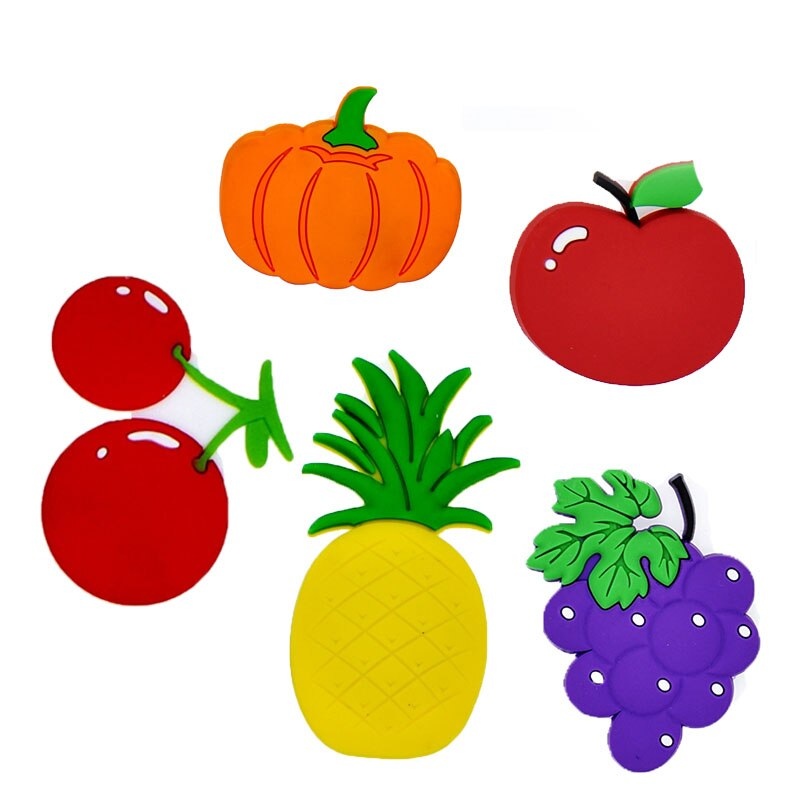
%> input picture MATLAB/buaah.jpg, 800 x 800 px
$ octave klasiikasi_buah_berdasarkan_tepi.m   (GNU Octave 9; MATLAB toolbox functions it lacks are replaced by stand-ins)
%> lines starting %> are read from the running program, lines starting %| are printed output that depends on the picture; in (x1, y1, x2, y2) boxes, pixels count from 0 and x2, y2 are one past the last pixel; in counts of white or black regions, pixels touching at a corner belong together; the program's own positions count from 1
clc; clear; close all; warning off all ;

buah = imread("buaah.jpg");
%> buah is the input picture: size 800x800x3 uint8; mean R, G, B 221, 196.8, 178.1
% figure, imshow(buah);


% mengkonversi citra rgb menjadi grayscale
buahtogray = double(rgb2gray(buah));
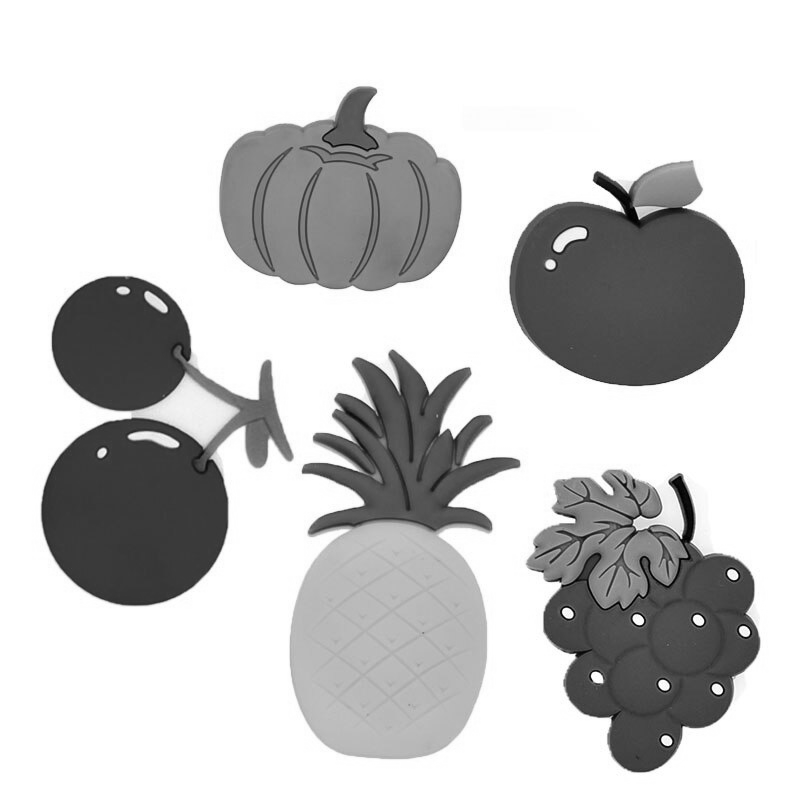
%> buahtogray: size 800x800 double; min 0, max 255, mean 201.9
% figure, imshow(buahtogray, []);

%konvolusi dengan operator roberts
robertshor = [0 1; - 1 0];
robertsver = [1 0; 0 -1];
Ix =  conv2(buahtogray, robertshor,'same');
Iy = conv2(buahtogray, robertsver, 'same');
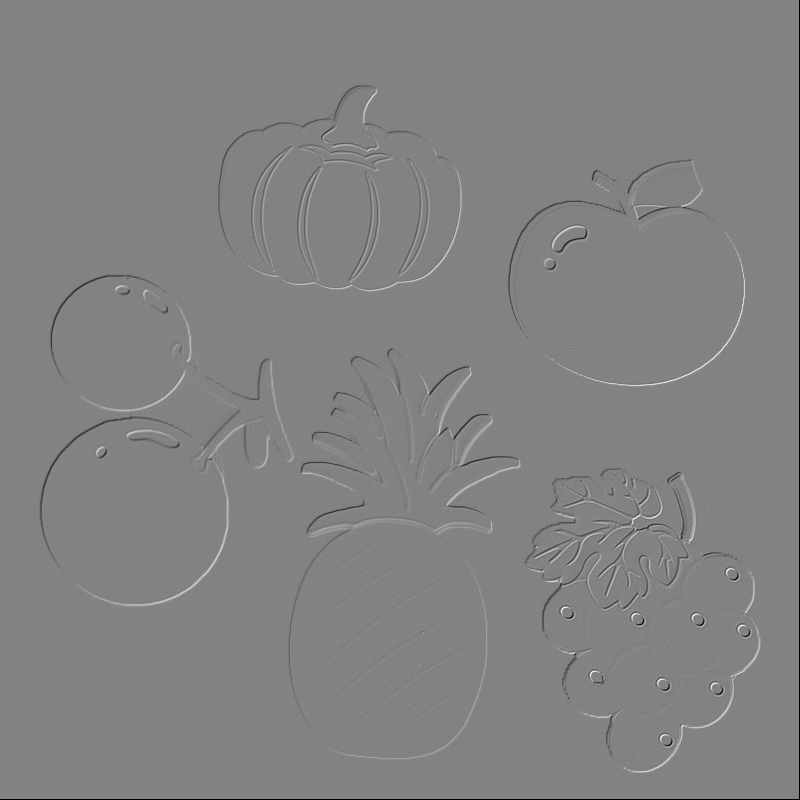
%> Iy: size 800x800 double; min -255, max 242, mean -0.6; drawn with min black and max white
J = sqrt((Ix.^2) + (Iy.^2));
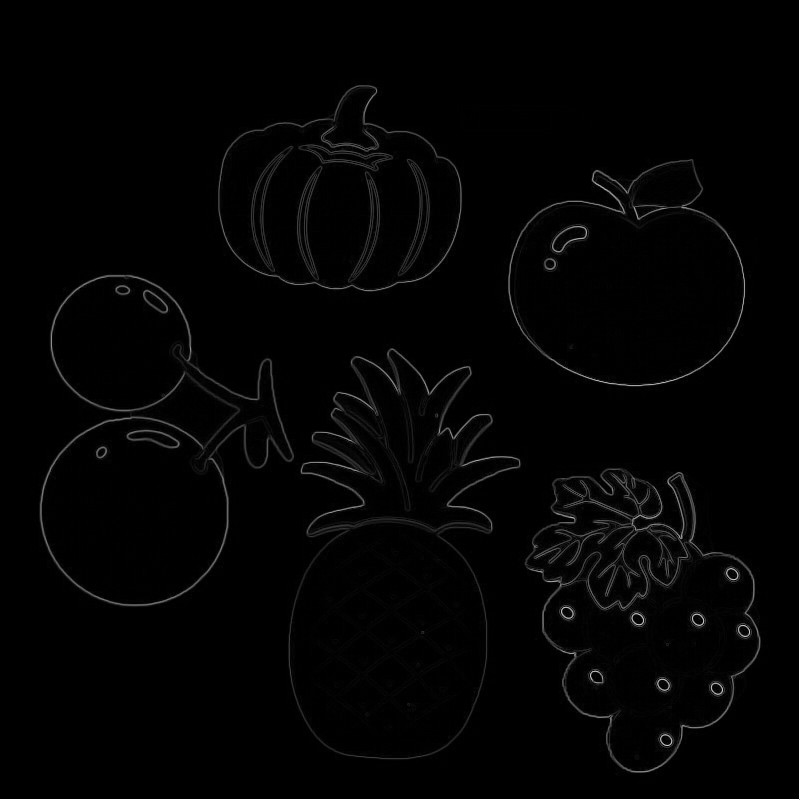
%> J: size 800x800 double; min 0, max 360.6, mean 5.6; drawn with min black and max white

% menampilkan citra hasil konvolusi
% figure, imshow(Ix, [])
% figure, imshow(Iy, [])
% figure, imshow(J, [])

% melakukan threesholidng citra untuk menghasilkan citra biner
K = uint8(J);
L = imbinarize(K, 0.08);
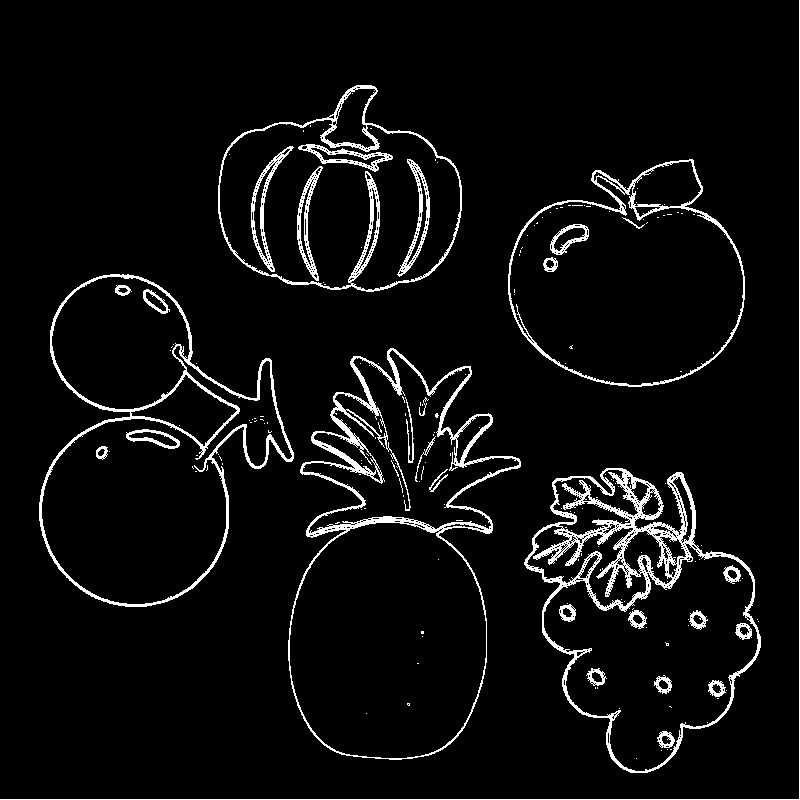
%> L: size 800x800 logical; 5.4% white in thin lines or dots
% figure, imshow(L);

% melakukan operasi morfologi
M = imfill(L,'holes');
%> M: size 800x800 logical; 37% white; 15 white regions (9 under 20 px), largest, box (x1, y1, x2, y2) and area: (288, 348, 521, 760) 61579, (39, 274, 294, 607) 51872, (524, 468, 761, 773) 46114, (508, 159, 745, 387) 39470, (218, 85, 462, 292) 36036, (0, 0, 800, 800) 1599
N = bwareaopen(M,10000);
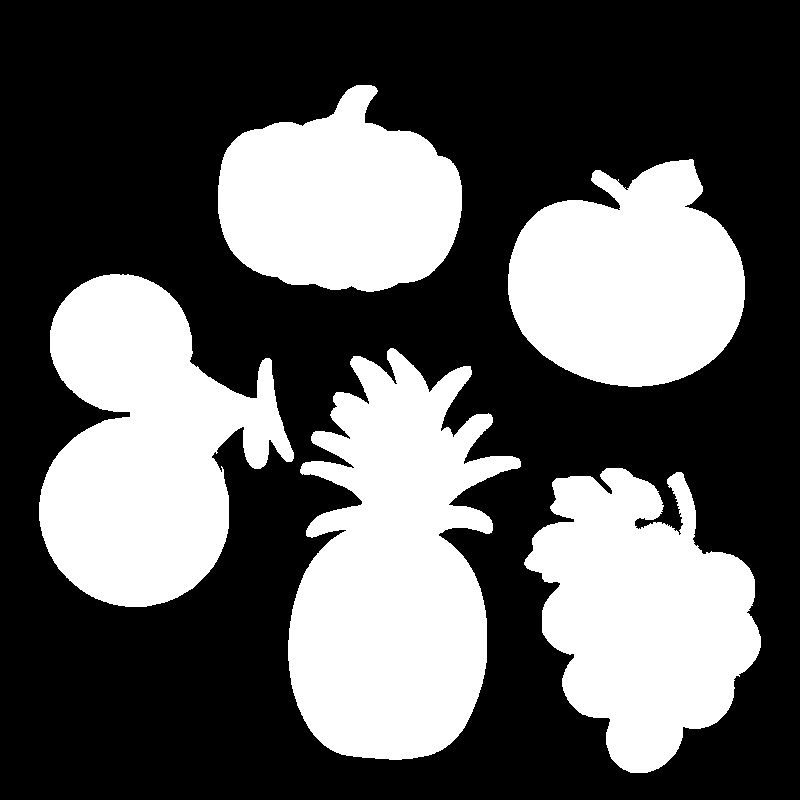
%> N: size 800x800 logical; 36.7% white; 5 white regions
% figure, imshow(M);
% figure, imshow(N);

%mengambil boudingx box masing-masing object
[labeled, numObjects] = bwlabel(N,8);
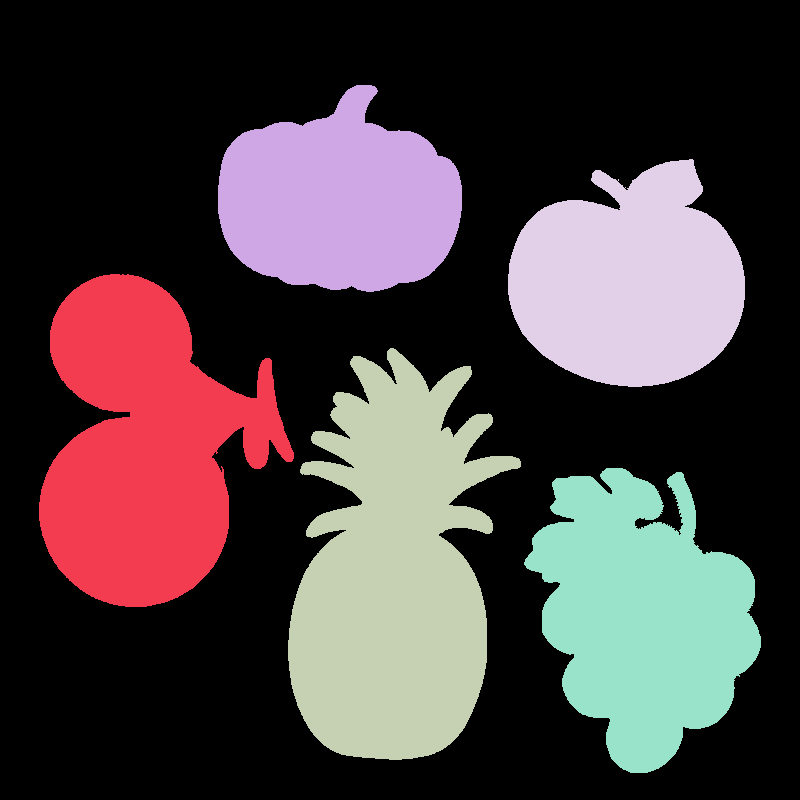
%> labeled: size 800x800 double; 6 distinct labels, from 0 to 5; one colour per label, 0 black
%> numObjects = 5
figure, imshow(labeled,[]);

stats = regionprops(labeled, "Boundingbox");
%> stats = 5 regions; box (x1, y1, x2, y2): (39, 274, 294, 607), (218, 85, 462, 292), (288, 348, 521, 760), (508, 159, 745, 387), (524, 468, 761, 773)
bbox = cat(1,stats.BoundingBox);
%> bbox = [39.5 274.5 255 333; 218.5 85.5 244 207; 288.5 348.5 233 412; 508.5 159.5 237 228; 524.5 468.5 237 305]

%menampilkan bounding box citra hasil segementasi
figure, imshow(buah);
hold on

for idx = 1:numObjects
    h = rectangle('Position',bbox(idx, :),'LineWidth', 2)
    set(h,'EdgeColor',[1 0 0]);
    hold on;
end
%> this loop made 5 passes
% menampilkan  jumlah objeck hasil segmentasi ;
title(["Jumlah Objek Ada:" ,num2str(numObjects)]);
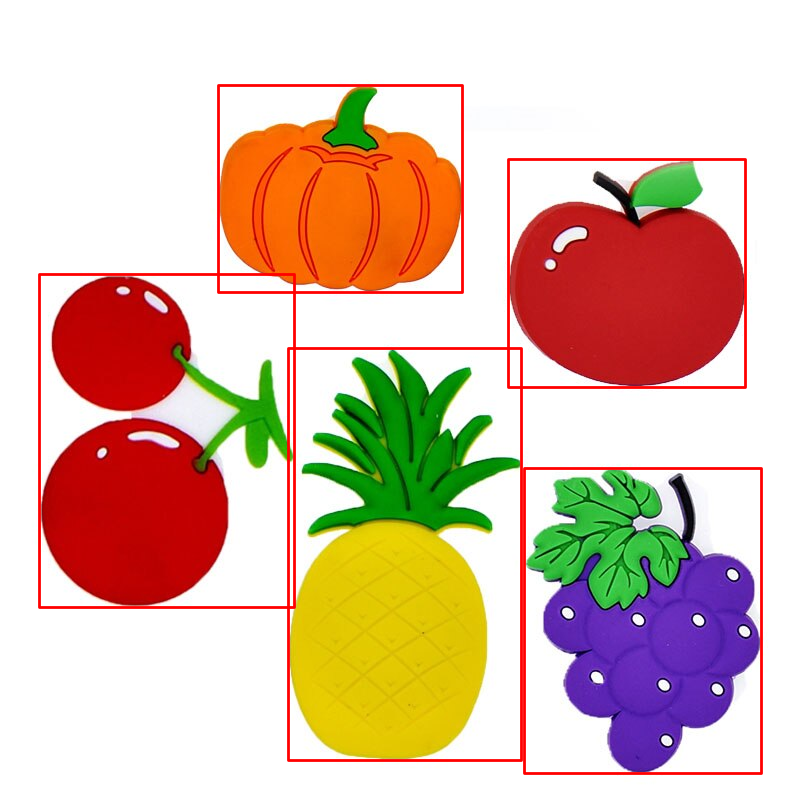
%> figure redrawn from the program's plot data; its title reads 'Jumlah Objek Ada:5'
hold off;
